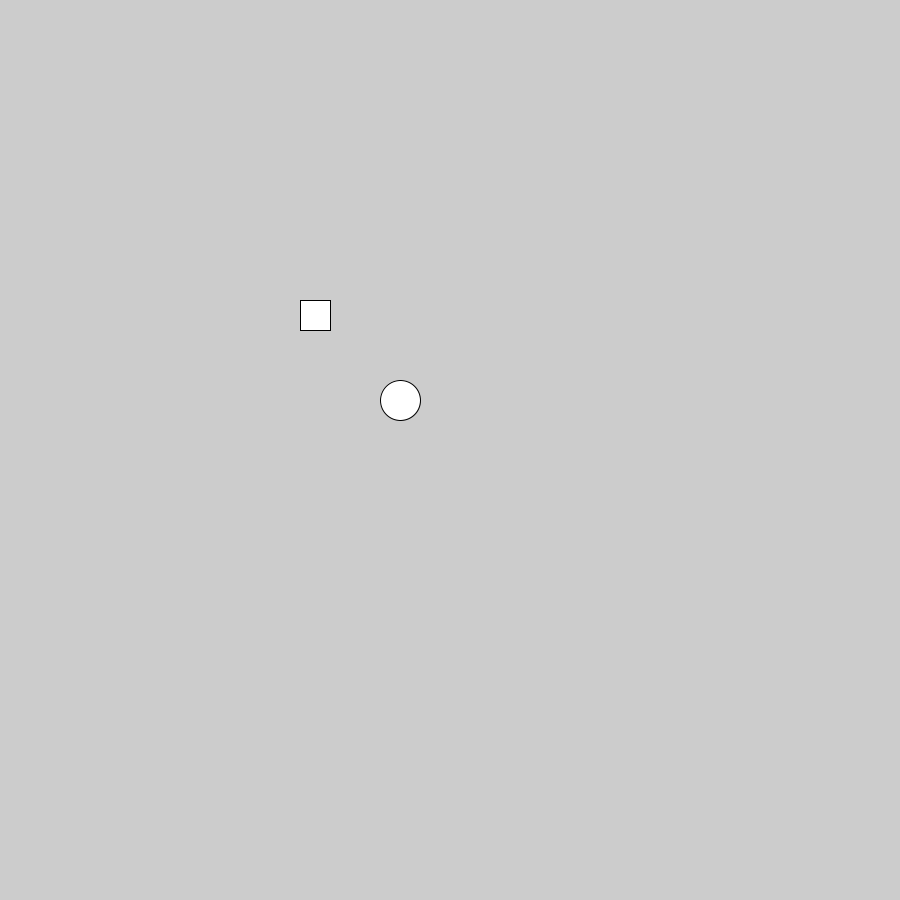
Frame 1 (no input)
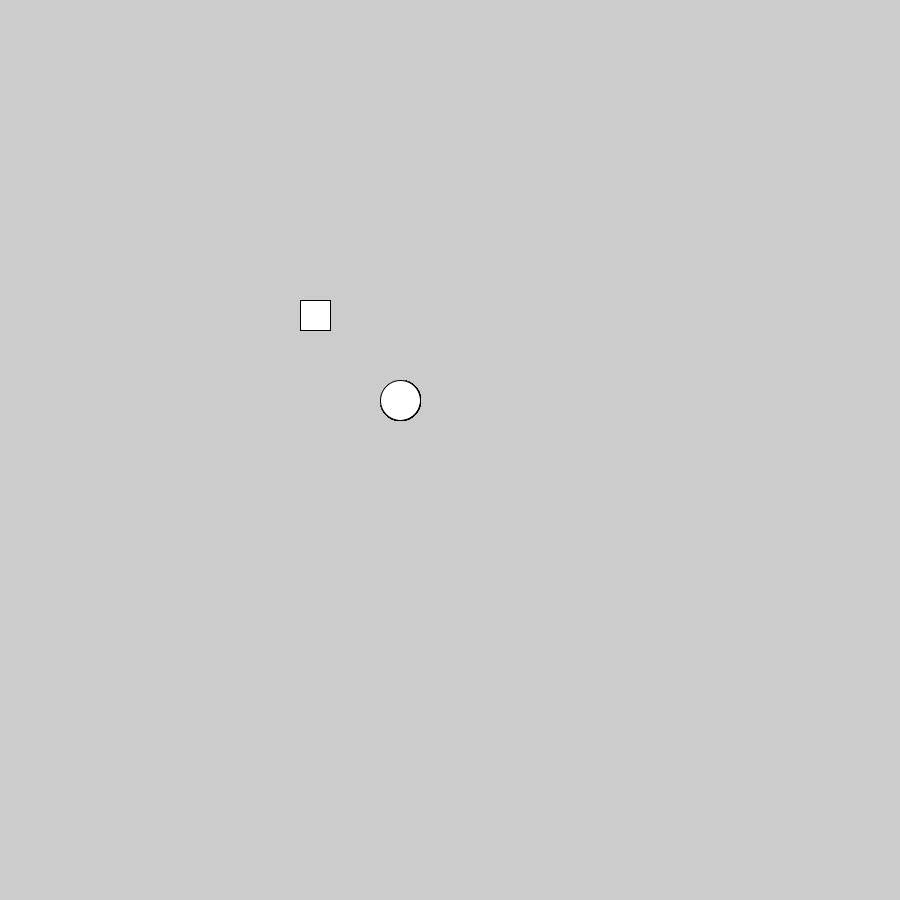
Frame 60 (the mouse pressed at the canvas centre just before this capture)
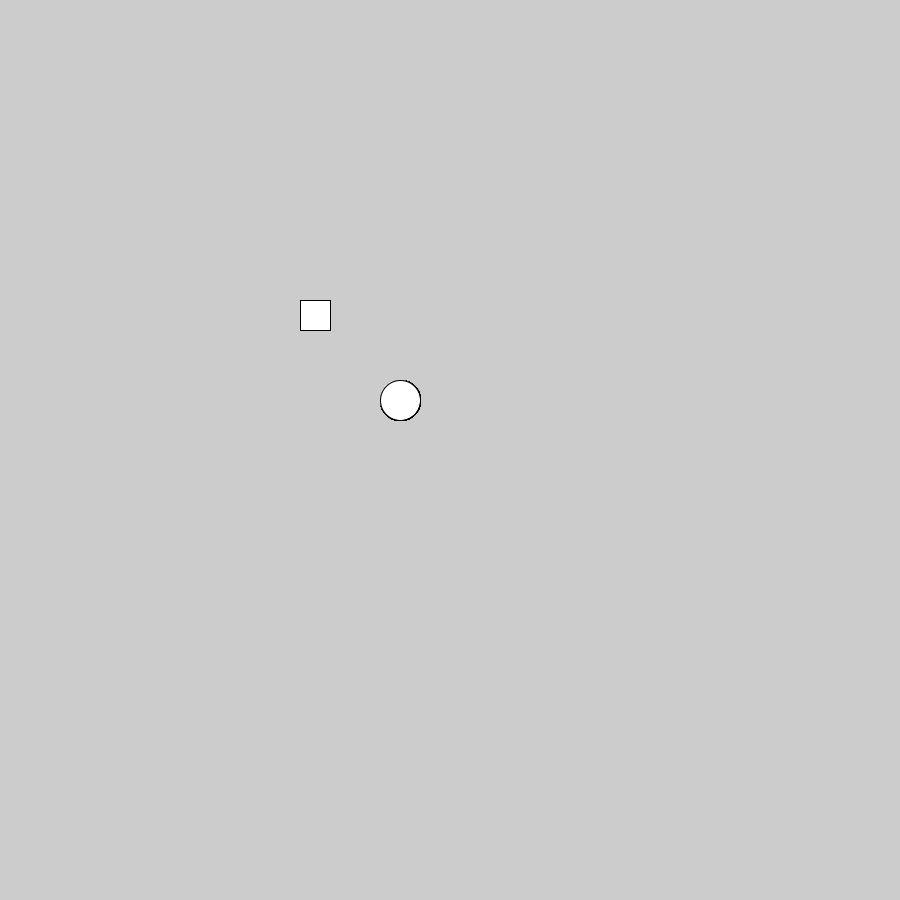
Frame 120 (the mouse held since frame 60 and released just before this capture)

The Processing sketch that drew these frames (run headless with seeded random() and noise(); from frame 60 on, the mouse is pressed at the canvas centre):

// Processing sketch: sketch_200902a
// ── sketch_200902a.pde
void setup(){
  size(900,900);
}

void draw(){
  rect(300,300,30,30);
  ellipse(400,400,40,40);
}
